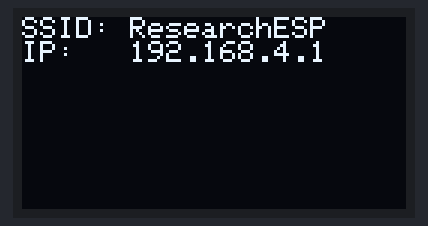
Simulated run of this sketch. Board: ESP8266 (NodeMCU). Shown: 128×64 one-colour display. WiFi joins after 1.5 s; servers stay silent unless stated; what the sketch prints to the serial monitor is not drawn.

Above: at 1.6 s.

The sketch:

ESP8266.ino.ino
```cpp
#include <Wire.h>
#include <Adafruit_SSD1306.h>
#include <ESP8266WiFi.h>

#define SCREEN_WIDTH 128
#define SCREEN_HEIGHT 64
#define OLED_RESET    -1
#define SCREEN_ADDRESS 0x3C

#define OLED_SDA 14
#define OLED_SCL 12

const char* ssid = "pixel1234";
const char* password = "test1234";

Adafruit_SSD1306* display;
int c = 0;

void handle_oled(int counter, const char* mode) {
  display->clearDisplay();
  display->setTextSize(1);
  display->setTextColor(SSD1306_WHITE);
  display->setCursor(0, 0);

  display->print("SSID: ");
  display->println("ResearchESP");

  display->print("IP:   ");
  display->println("192.168.4.1");


  display->display();
}

void setup() {
  Serial.begin(115200);

  // setup display
  display = new Adafruit_SSD1306(SCREEN_WIDTH, SCREEN_HEIGHT, &Wire, OLED_RESET);
  Wire.begin(OLED_SDA, OLED_SCL);
  display->begin(SSD1306_SWITCHCAPVCC, SCREEN_ADDRESS);

  WiFi.setPhyMode(WIFI_PHY_MODE_11B);

  // station mode, this will make sure there is a bridge between the hotspot on the phone and the actual AP of the ESP
  WiFi.mode(WIFI_STA);

  WiFi.begin(ssid, password);

  Serial.println("Connecting to Wi-Fi...");
  while (WiFi.status() != WL_CONNECTED) {
    delay(500);
    Serial.print(".");
  }
  Serial.println("\nConnected!");

  Serial.print("Station IP Address: ");
  Serial.println(WiFi.localIP());
}

void loop() {
  const char* currentMode = "802.11b";  // Need to change this, filler const for testing purposes

  // Update the OLED display
  handle_oled(c, currentMode);
  c++;
  delay(1000);
}
```
